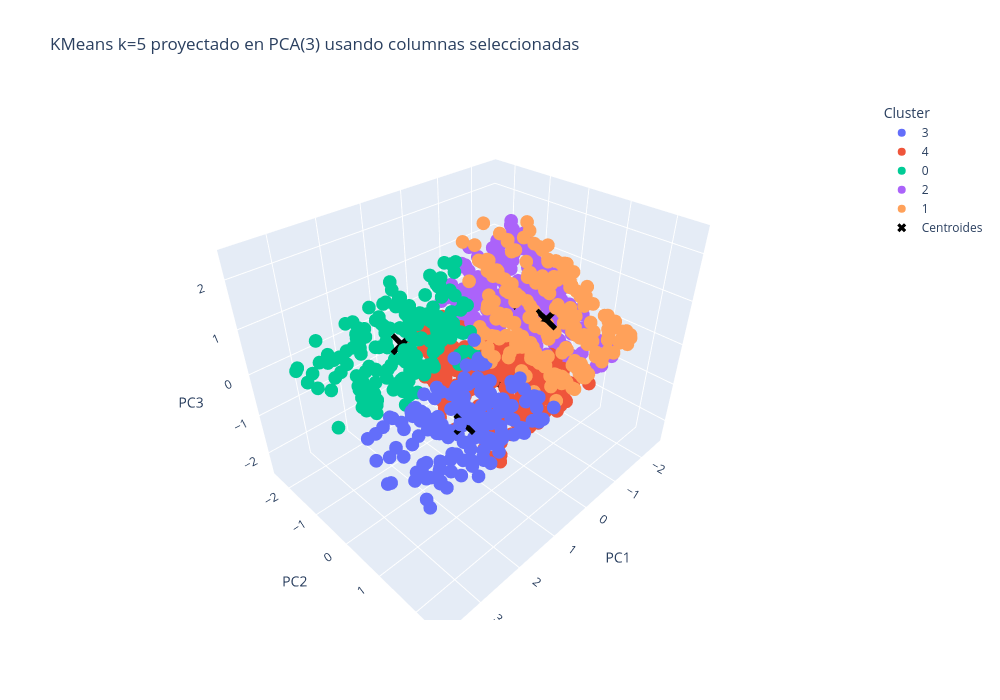

Write notebook code for a chart like this one.
### Code cell
import pandas as pd
import numpy as np
from sklearn.preprocessing import StandardScaler, OneHotEncoder
from sklearn.compose import ColumnTransformer
from sklearn.cluster import KMeans
from sklearn.decomposition import PCA
import plotly.express as px
import plotly.graph_objects as go

# Cargar datos
url = "https://raw.githubusercontent.com/restevesd/fuentes/main/supermarket_sales.csv"
df = pd.read_csv(url)

# Columnas solicitadas
num_cols = ["Total", "Unit price", "Rating", "Quantity"]
cat_cols = ["Customer type", "Gender", "Product line", "Payment"]

# Mantener solo las columnas necesarias (y la columna para hover)
cols_needed = ["Invoice ID"] + num_cols + cat_cols
df_sub = df[cols_needed].copy()

# Opcional: eliminar filas con valores faltantes en las columnas usadas
df_sub = df_sub.dropna(subset=num_cols + cat_cols).reset_index(drop=True)

# Preprocesamiento: escalar numéricas y OneHotEncode categóricas
preprocessor = ColumnTransformer([
    ("num", StandardScaler(), num_cols),
    ("cat", OneHotEncoder(handle_unknown="ignore", sparse_output=False), cat_cols)
])

X_transformed = preprocessor.fit_transform(df_sub)

# KMeans con k = 5
k = 5
km = KMeans(n_clusters=k, random_state=42, n_init=10)
labels = km.fit_predict(X_transformed)

# PCA a 3 componentes para visualización
pca = PCA(n_components=3, random_state=42)
X_pca3 = pca.fit_transform(X_transformed)

# Centroides en el espacio PCA
centroids_pca = pca.transform(km.cluster_centers_)

# Preparar DataFrame para plotly (añadir columnas para hover)
pca_df = pd.DataFrame(X_pca3, columns=["PC1", "PC2", "PC3"])
pca_df["Cluster"] = labels.astype(str)
pca_df["Invoice ID"] = df_sub["Invoice ID"].astype(str)
pca_df["Total"] = df_sub["Total"]
pca_df["Product line"] = df_sub["Product line"]

# Gráfico 3D interactivo con Plotly
fig = px.scatter_3d(
    pca_df,
    x="PC1", y="PC2", z="PC3",
    color="Cluster",
    hover_data=["Invoice ID", "Total", "Product line"],
    title=f"KMeans k={k} proyectado en PCA(3) usando columnas seleccionadas",
    width=1000, height=700
)

# Añadir centroides como cruces negras
centroids_trace = go.Scatter3d(
    x=centroids_pca[:, 0],
    y=centroids_pca[:, 1],
    z=centroids_pca[:, 2],
    mode="markers",
    marker=dict(size=8, color="black", symbol="x"),
    name="Centroides"
)
fig.add_trace(centroids_trace)

fig.update_layout(legend_title_text="Cluster")
fig.show()

# Guardar etiquetas en el CSV para análisis posterior
df_sub["Cluster_k5"] = labels
df_sub.to_csv("clientes_cluster_k5_pca3.csv", index=False)

# Guardar gráfico interactivo como HTML
fig.write_html("clusters_k5_pca3.html")

### Figure 1 — Plotly figure (JSON) as saved in the notebook; plotly's stock layout.template omitted (floating-point values rounded to 4 significant figures; data arrays with more than 128 entries replaced by an {"elided": "..."} marker saying what was removed)
{"data": [{"customdata": {"elided": "148x3 mixed values"}, "hovertemplate": "Cluster=3<br>PC1=%{x}<br>PC2=%{y}<br>PC3=%{z}<br>Invoice ID=%{customdata[0]}<br>Total=%{customdata[1]}<br>Product line=%{customdata[2]}<extra></extra>", "legendgroup": "3", "marker": {"color": "#636efa", "symbol": "circle"}, "mode": "markers", "name": "3", "scene": "scene", "showlegend": true, "type": "scatter3d", "x": {"elided": "148 float values"}, "y": {"elided": "148 float values"}, "z": {"elided": "148 float values"}}, {"customdata": {"elided": "225x3 mixed values"}, "hovertemplate": "Cluster=4<br>PC1=%{x}<br>PC2=%{y}<br>PC3=%{z}<br>Invoice ID=%{customdata[0]}<br>Total=%{customdata[1]}<br>Product line=%{customdata[2]}<extra></extra>", "legendgroup": "4", "marker": {"color": "#EF553B", "symbol": "circle"}, "mode": "markers", "name": "4", "scene": "scene", "showlegend": true, "type": "scatter3d", "x": {"elided": "225 float values"}, "y": {"elided": "225 float values"}, "z": {"elided": "225 float values"}}, {"customdata": {"elided": "178x3 mixed values"}, "hovertemplate": "Cluster=0<br>PC1=%{x}<br>PC2=%{y}<br>PC3=%{z}<br>Invoice ID=%{customdata[0]}<br>Total=%{customdata[1]}<br>Product line=%{customdata[2]}<extra></extra>", "legendgroup": "0", "marker": {"color": "#00cc96", "symbol": "circle"}, "mode": "markers", "name": "0", "scene": "scene", "showlegend": true, "type": "scatter3d", "x": {"elided": "178 float values"}, "y": {"elided": "178 float values"}, "z": {"elided": "178 float values"}}, {"customdata": {"elided": "238x3 mixed values"}, "hovertemplate": "Cluster=2<br>PC1=%{x}<br>PC2=%{y}<br>PC3=%{z}<br>Invoice ID=%{customdata[0]}<br>Total=%{customdata[1]}<br>Product line=%{customdata[2]}<extra></extra>", "legendgroup": "2", "marker": {"color": "#ab63fa", "symbol": "circle"}, "mode": "markers", "name": "2", "scene": "scene", "showlegend": true, "type": "scatter3d", "x": {"elided": "238 float values"}, "y": {"elided": "238 float values"}, "z": {"elided": "238 float values"}}, {"customdata": {"elided": "211x3 mixed values"}, "hovertemplate": "Cluster=1<br>PC1=%{x}<br>PC2=%{y}<br>PC3=%{z}<br>Invoice ID=%{customdata[0]}<br>Total=%{customdata[1]}<br>Product line=%{customdata[2]}<extra></extra>", "legendgroup": "1", "marker": {"color": "#FFA15A", "symbol": "circle"}, "mode": "markers", "name": "1", "scene": "scene", "showlegend": true, "type": "scatter3d", "x": {"elided": "211 float values"}, "y": {"elided": "211 float values"}, "z": {"elided": "211 float values"}}, {"marker": {"color": "black", "size": 8, "symbol": "x"}, "mode": "markers", "name": "Centroides", "type": "scatter3d", "x": [1.645, -0.4636, -1.442, 1.634, -0.4164], "y": [-0.7857, 0.9336, -0.5157, 0.8754, -0.2843], "z": [0.4843, 0.8576, 0.3088, -0.474, -1.202]}], "layout": {"height": 700, "legend": {"title": {"text": "Cluster"}, "tracegroupgap": 0}, "scene": {"domain": {"x": [0, 1], "y": [0, 1]}, "xaxis": {"title": {"text": "PC1"}}, "yaxis": {"title": {"text": "PC2"}}, "zaxis": {"title": {"text": "PC3"}}}, "title": {"text": "KMeans k=5 proyectado en PCA(3) usando columnas seleccionadas"}, "width": 1000}}
